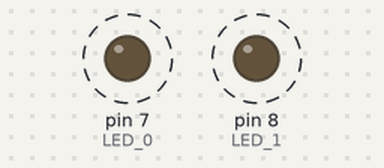
Bench run of a sketch on a simulated Arduino Uno, built with avr-gcc and run on an emulated ATmega328P. Shown: output pins drawn as LEDs (lit = HIGH). Dashed ring = blinking.

Above: at 0.5 s.
Timing chart, 0 to 4.6 s (numbered marks = the images above):
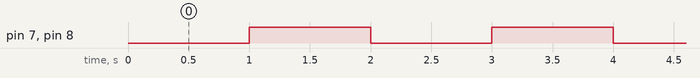

Measured:
- by itself, pin 7 (LED_0), pin 8 (LED_1): alternates HIGH for 1.0 s and LOW for 1.0 s

The sketch:

Multi_Task.ino
```cpp
#include <Arduino_FreeRTOS.h>
void LED_0_ControllerTask(void *parms);
void LED_1_ControllerTask(void *parms);

void setup() {
  xTaskCreate(LED_0_ControllerTask, "LED 0 Task", 128, NULL, 1, NULL);
  xTaskCreate(LED_1_ControllerTask, "LED 1 Task", 128, NULL, 1, NULL);
}

void loop() {}
```

Loop_LED_0.ino
```cpp
#define LED_0 7

void LED_0_ControllerTask(void *parms) {

  pinMode(LED_0, OUTPUT);

  while (true) {
    delay(1000);
    digitalWrite(LED_0, HIGH);
    delay(1000);
    digitalWrite(LED_0, LOW);
  }
}
```

Loop_LED_1.ino
```cpp
#define LED_1 8

void LED_1_ControllerTask(void *parms) {

  pinMode(LED_1, OUTPUT);

  while (true) {
    delay(1000);
    digitalWrite(LED_1, HIGH);
    delay(1000);
    digitalWrite(LED_1, LOW);
  }
}
```
